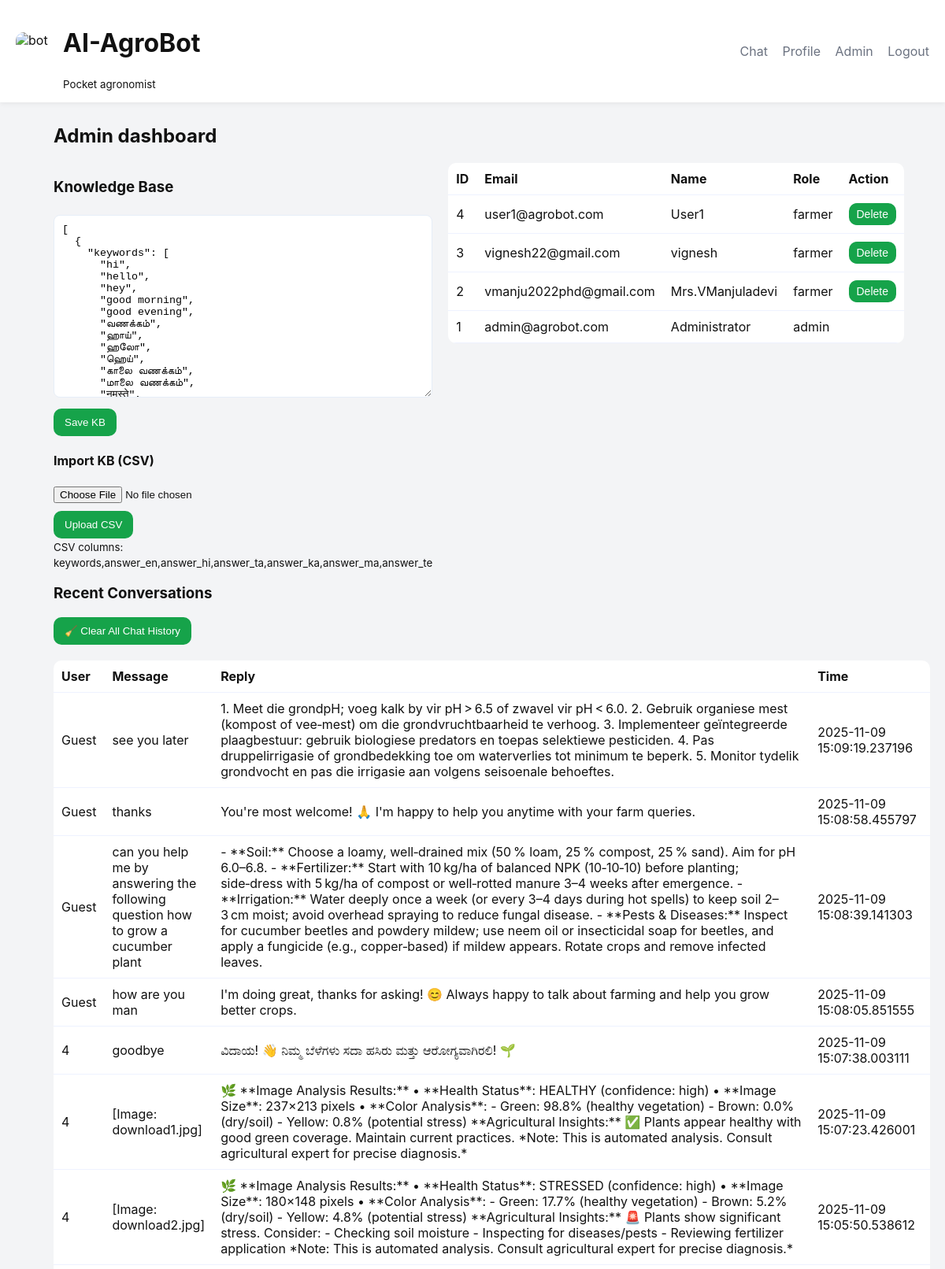
The page /admin (signed in, upper part) on the database its author committed.
### database.py (models this page shows)
class User(UserMixin, db.Model):
    __tablename__ = "users"
    id = db.Column(db.Integer, primary_key=True)
    email = db.Column(db.String(200), unique=True, nullable=False)
    password = db.Column(db.String(200), nullable=False)
    name = db.Column(db.String(100))
    role = db.Column(db.String(20), default="farmer")
    primary_crop = db.Column(db.String(100))
    region = db.Column(db.String(100))
    preferred_language = db.Column(db.String(20), default="en")

class ChatHistory(db.Model):
    __tablename__ = "chat_history"
    id = db.Column(db.Integer, primary_key=True)
    user_id = db.Column(db.Integer, db.ForeignKey("users.id"), nullable=True)
    user_message = db.Column(db.Text)
    bot_response = db.Column(db.Text)
    created_at = db.Column(db.DateTime, default=datetime.utcnow)
    feedback = db.Column(db.String(20), nullable=True)

### app.py (the view)
@app.route("/admin")
@login_required
def admin_dashboard():
    if current_user.role != "admin":
        flash("Access denied", "danger");
        return redirect(url_for("index"))
    users = User.query.order_by(User.id.desc()).all()
    chats = ChatHistory.query.order_by(ChatHistory.created_at.desc()).limit(500).all()
    kb_content = ""
    try:
        with open(KB_PATH, "r", encoding="utf-8") as f:
            kb_content = f.read()
    except Exception:
        kb_content = "[]"
    return render_template("admin_dashboard.html", users=users, chats=chats, kb_content=kb_content)

### app.py (called while the page is built)
@login_manager.user_loader
def load_user(user_id):
    return db.session.get(User, int(user_id))

### templates/admin_dashboard.html
{% extends "base.html" %}
{% block content %}
<h2>Admin dashboard</h2>
<div class="admin-grid">
  <section class="admin-kb">
    <h3>Knowledge Base</h3>
    <form method="post" action="{{ url_for('admin_edit_kb') }}">
      <textarea name="kb_data" rows="14">{{ kb_content }}</textarea>
      <div class="actions"><button class="btn" type="submit">Save KB</button></div>
    </form>
    <h4>Import KB (CSV)</h4>
    <form method="post" action="{{ url_for('admin_upload_kb_csv') }}" enctype="multipart/form-data">
      <input type="file" name="csv_file" accept=".csv" required><div class="actions"><button class="btn" type="submit">Upload CSV</button></div>
      <small>CSV columns: keywords,answer_en,answer_hi,answer_ta,answer_ka,answer_ma,answer_te</small>
    </form>
  </section>
  <section class="admin-chats">
    <table class="table"><thead><tr><th>ID</th><th>Email</th><th>Name</th><th>Role</th><th>Action</th></tr></thead><tbody>{% for u in users %}<tr><td>{{ u.id }}</td><td>{{ u.email }}</td><td>{{ u.name }}</td><td>{{ u.role }}</td><td>{% if u.role!='admin' %}<form method="post" action="{{ url_for('admin_delete_user', user_id=u.id) }}"><button class="btn small" type="submit" onclick="return confirm('Delete user?')">Delete</button></form>{% endif %}</td></tr>{% endfor %}</tbody></table>
  </section>
</div>
    <h3>Recent Conversations</h3>
<form method="post" action="{{ url_for('admin_clear_chats') }}" onsubmit="return confirm('Are you sure you want to delete all chat history?');">
  <button class="btn danger" type="submit">🧹 Clear All Chat History</button>
</form>
<br>
<table class="table">
  <thead>
    <tr><th>User</th><th>Message</th><th>Reply</th><th>Time</th></tr>
  </thead>
  <tbody>
    {% for c in chats %}
      <tr>
        <td>{{ c.user_id or 'Guest' }}</td>
        <td>{{ c.user_message }}</td>
        <td>{{ c.bot_response }}</td>
        <td>{{ c.created_at }}</td>
      </tr>
    {% endfor %}
  </tbody>
</table>
{% endblock %}

### static/style.css (style rules this page uses)
:root { --brand: #16a34a; --muted: #6b7280; --bg: #f3f4f6; --card: #ffffff; }
* { box-sizing: border-box; }
body { font-family: Inter, system-ui, Segoe UI, Roboto, Arial; margin: 0; background: var(--bg); color: #111; }
.btn, button { background: var(--brand); color: white; border: none; padding: 10px 14px; border-radius: 10px; cursor: pointer; transition: background 0.2s ease; }
.btn.small { padding: 6px 10px; font-size: 14px; }
.auth-card input, .auth-card select, textarea { width: 100%; padding: 10px; border-radius: 8px; border: 1px solid #e6eef8; margin-top: 6px; }
.actions { display: flex; align-items: center; gap: 10px; margin-top: 10px; }
.admin-grid { display: grid; grid-template-columns: 1fr 1fr; gap: 20px; }
.table { width: 100%; border-collapse: collapse; background: var(--card); border-radius: 10px; overflow: hidden; }
.table th, .table td { padding: 10px; border-bottom: 1px solid #eef2ff; text-align: left; }

### rows shown on the page
User: id "4", email "user1@agrobot.com", name "User1", role "farmer"
User: id "3", email "vignesh22@gmail.com", name "vignesh", role "farmer"
User: id "2", email "vmanju2022phd@gmail.com", name "Mrs.VManjuladevi", role "farmer"
User: id "1", email "admin@agrobot.com", name "Administrator", role "admin"
ChatHistory: user_id "Guest", user_message "see you later", bot_response "1. Meet die grondpH; voeg kalk by vir pH > 6.5 of zwavel vir pH < 6.0. 2. Gebruik organiese mest (kompost of vee‑mest) om die grondvruchtbaarheid te verhoog. 3. Implementeer geïntegreerde plaagbestuur: gebruik biologiese predators en toepas selektiewe pesticiden. 4. Pas druppelirrigasie of grondbedekking toe om waterverlies tot minimum te beperk. 5. Monitor tydelik grondvocht en pas die irrigasie aan volgens seisoenale behoeftes.", created_at "2025-11-09 15:09:19.237196"
ChatHistory: user_id "Guest", user_message "thanks", bot_response "You're most welcome! 🙏 I'm happy to help you anytime with your farm queries.", created_at "2025-11-09 15:08:58.455797"
ChatHistory: user_id "Guest", user_message "can you help me by answering the following question how to grow a cucumber plant", bot_response "- **Soil:** Choose a loamy, well‑drained mix (50 % loam, 25 % compost, 25 % sand). Aim for pH 6.0–6.8. - **Fertilizer:** Start with 10 kg/ha of balanced NPK (10‑10‑10) before planting; side‑dress with 5 kg/ha of compost or well‑rotted manure 3–4 weeks after emergence. - **Irrigation:** Water deeply once a week (or every 3–4 days during hot spells) to keep soil 2–3 cm moist; avoid overhead spraying to reduce fungal disease. - **Pests & Diseases:** Inspect for cucumber beetles and powdery mildew; use neem oil or insecticidal soap for beetles, and apply a fungicide (e.g., copper‑based) if mildew appears. Rotate crops and remove infected leaves.", created_at "2025-11-09 15:08:39.141303"
ChatHistory: user_id "Guest", user_message "how are you man", bot_response "I'm doing great, thanks for asking! 😊 Always happy to talk about farming and help you grow better crops.", created_at "2025-11-09 15:08:05.851555"
ChatHistory: user "4", user_message "goodbye", bot_response "ವಿದಾಯ! 👋 ನಿಮ್ಮ ಬೆಳೆಗಳು ಸದಾ ಹಸಿರು ಮತ್ತು ಆರೋಗ್ಯವಾಗಿರಲಿ! 🌱", created_at "2025-11-09 15:07:38.003111"
ChatHistory: user "4", user_message "[Image: download1.jpg]", bot_response "🌿 **Image Analysis Results:** • **Health Status**: HEALTHY (confidence: high) • **Image Size**: 237×213 pixels • **Color Analysis**: - Green: 98.8% (healthy vegetation) - Brown: 0.0% (dry/soil) - Yellow: 0.8% (potential stress) **Agricultural Insights:** ✅ Plants appear healthy with good green coverage. Maintain current practices. *Note: This is automated analysis. Consult agricultural expert for precise diagnosis.*", created_at "2025-11-09 15:07:23.426001"
ChatHistory: user "4", user_message "[Image: download2.jpg]", bot_response "🌿 **Image Analysis Results:** • **Health Status**: STRESSED (confidence: high) • **Image Size**: 180×148 pixels • **Color Analysis**: - Green: 17.7% (healthy vegetation) - Brown: 5.2% (dry/soil) - Yellow: 4.8% (potential stress) **Agricultural Insights:** 🚨 Plants show significant stress. Consider: - Checking soil moisture - Inspecting for diseases/pests - Reviewing fertilizer application *Note: This is automated analysis. Consult agricultural expert for precise diagnosis.*", created_at "2025-11-09 15:05:50.538612"
